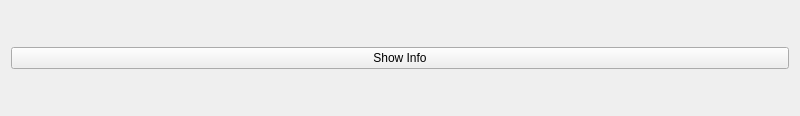
<?xml version="1.0" encoding="UTF-8"?>
<ui version="4.0">
 <class>Widget</class>
 <widget class="QWidget" name="Widget">
  <property name="geometry">
   <rect>
    <x>0</x>
    <y>0</y>
    <width>800</width>
    <height>116</height>
   </rect>
  </property>
  <property name="windowTitle">
   <string>Widget</string>
  </property>
  <layout class="QHBoxLayout" name="horizontalLayout">
   <item>
    <widget class="QPushButton" name="showInfoButton">
     <property name="text">
      <string>Show Info</string>
     </property>
    </widget>
   </item>
  </layout>
 </widget>
 <resources/>
 <connections/>
</ui>
